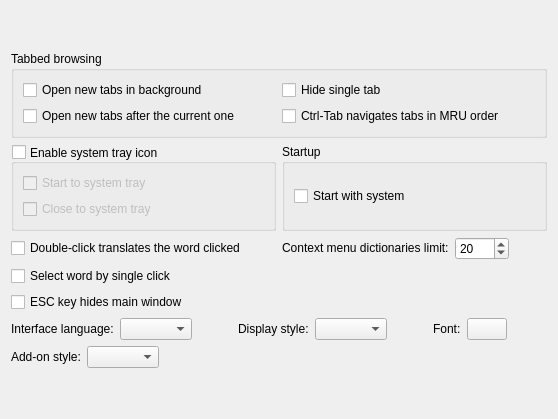
     <widget class="QWidget" name="tab">
      <attribute name="icon">
       <iconset resource="resources.qrc">
        <normaloff>:/icons/interface.png</normaloff>:/icons/interface.png</iconset>
      </attribute>
      <attribute name="title">
       <string>&amp;Interface</string>
      </attribute>
      <layout class="QGridLayout" name="gridLayout_2">
       <item row="2" column="1">
        <widget class="QGroupBox" name="groupBox_2">
         <property name="title">
          <string>Startup</string>
         </property>
         <layout class="QVBoxLayout" name="verticalLayout_2">
          <item>
           <widget class="QCheckBox" name="cbAutostart">
            <property name="toolTip">
             <string>Automatically starts GoldenDict after operation system bootup.</string>
            </property>
            <property name="text">
             <string>Start with system</string>
            </property>
           </widget>
          </item>
         </layout>
        </widget>
       </item>
       <item row="8" column="0" colspan="2">
        <layout class="QHBoxLayout" name="horizontalLayout_4">
         <item>
          <widget class="QLabel" name="addonStylesLabel">
           <property name="text">
            <string>Add-on style:</string>
           </property>
          </widget>
         </item>
         <item>
          <widget class="StylesComboBox" name="addonStyles"/>
         </item>
         <item>
          <spacer name="horizontalSpacer_6">
           <property name="orientation">
            <enum>Qt::Horizontal</enum>
           </property>
           <property name="sizeHint" stdset="0">
            <size>
             <width>40</width>
             <height>20</height>
            </size>
           </property>
          </spacer>
         </item>
        </layout>
       </item>
       <item row="2" column="0">
        <widget class="QGroupBox" name="enableTrayIcon">
         <property name="toolTip">
          <string>When enabled, an icon appears in the system tray area which can be used
to open main window and perform other tasks.</string>
         </property>
         <property name="title">
          <string>Enable system tray icon</string>
         </property>
         <property name="alignment">
          <set>Qt::AlignLeading|Qt::AlignLeft|Qt::AlignVCenter</set>
         </property>
         <property name="flat">
          <bool>false</bool>
         </property>
         <property name="checkable">
          <bool>true</bool>
         </property>
         <property name="checked">
          <bool>false</bool>
         </property>
         <layout class="QVBoxLayout" name="verticalLayout">
          <item>
           <widget class="QCheckBox" name="startToTray">
            <property name="toolTip">
             <string>With this on, the application starts directly to system tray without showing
its main window.</string>
            </property>
            <property name="text">
             <string>Start to system tray</string>
            </property>
           </widget>
          </item>
          <item>
           <widget class="QCheckBox" name="closeToTray">
            <property name="toolTip">
             <string>With this on, an attempt to close main window would hide it instead of closing
the application.</string>
            </property>
            <property name="text">
             <string>Close to system tray</string>
            </property>
           </widget>
          </item>
         </layout>
        </widget>
       </item>
       <item row="3" column="0">
        <widget class="QCheckBox" name="doubleClickTranslates">
         <property name="text">
          <string>Double-click translates the word clicked</string>
         </property>
        </widget>
       </item>
       <item row="5" column="0">
        <widget class="QCheckBox" name="escKeyHidesMainWindow">
         <property name="toolTip">
          <string>Normally, pressing ESC key moves focus to the translation line.
With this on however, it will hide the main window.</string>
         </property>
         <property name="text">
          <string>ESC key hides main window</string>
         </property>
        </widget>
       </item>
       <item row="4" column="0">
        <widget class="QCheckBox" name="selectBySingleClick">
         <property name="toolTip">
          <string>Turn this option on if you want to select words by single mouse click</string>
         </property>
         <property name="text">
          <string>Select word by single click</string>
         </property>
        </widget>
       </item>
       <item row="0" column="0" colspan="2">
        <spacer name="verticalSpacer_8">
         <property name="orientation">
          <enum>Qt::Vertical</enum>
         </property>
         <property name="sizeHint" stdset="0">
          <size>
           <width>20</width>
           <height>40</height>
          </size>
         </property>
        </spacer>
       </item>
       <item row="1" column="0" colspan="2">
        <widget class="QGroupBox" name="groupBox">
         <property name="title">
          <string>Tabbed browsing</string>
         </property>
         <layout class="QGridLayout" name="gridLayout_5">
          <item row="0" column="0">
           <widget class="QCheckBox" name="newTabsOpenInBackground">
            <property name="toolTip">
             <string>Normally, opening a new tab switches to it immediately.
With this on however, new tabs will be opened without
switching to them.</string>
            </property>
            <property name="text">
             <string>Open new tabs in background</string>
            </property>
           </widget>
          </item>
          <item row="1" column="0">
           <widget class="QCheckBox" name="newTabsOpenAfterCurrentOne">
            <property name="toolTip">
             <string>With this on, new tabs are opened just after the
current, active one. Otherwise they are added to
be the last ones.</string>
            </property>
            <property name="text">
             <string>Open new tabs after the current one</string>
            </property>
           </widget>
          </item>
          <item row="0" column="1">
           <widget class="QCheckBox" name="hideSingleTab">
            <property name="toolTip">
             <string>Select this option if you don't want to see the main tab bar when only a single tab is opened.</string>
            </property>
            <property name="text">
             <string>Hide single tab</string>
            </property>
           </widget>
          </item>
          <item row="1" column="1">
           <widget class="QCheckBox" name="mruTabOrder">
            <property name="text">
             <string>Ctrl-Tab navigates tabs in MRU order</string>
            </property>
           </widget>
          </item>
         </layout>
        </widget>
       </item>
       <item row="6" column="0" colspan="2">
        <layout class="QHBoxLayout" name="horizontalLayout_6">
         <item>
          <widget class="QLabel" name="label_6">
           <property name="text">
            <string>Interface language:</string>
           </property>
          </widget>
         </item>
         <item>
          <widget class="QComboBox" name="interfaceLanguage"/>
         </item>
         <item>
          <spacer name="horizontalSpacer_3">
           <property name="orientation">
            <enum>Qt::Horizontal</enum>
           </property>
           <property name="sizeType">
            <enum>QSizePolicy::Fixed</enum>
           </property>
           <property name="sizeHint" stdset="0">
            <size>
             <width>40</width>
             <height>20</height>
            </size>
           </property>
          </spacer>
         </item>
         <item>
          <widget class="QLabel" name="label_9">
           <property name="text">
            <string>Display style:</string>
           </property>
          </widget>
         </item>
         <item>
          <widget class="QComboBox" name="displayStyle"/>
         </item>
         <item>
          <spacer name="horizontalSpacer_12">
           <property name="orientation">
            <enum>Qt::Horizontal</enum>
           </property>
           <property name="sizeHint" stdset="0">
            <size>
             <width>40</width>
             <height>20</height>
            </size>
           </property>
          </spacer>
         </item>
         <item>
          <widget class="QLabel" name="label_16">
           <property name="text">
            <string>Font:</string>
           </property>
          </widget>
         </item>
         <item>
          <widget class="QPushButton" name="helpLanguage"/>
         </item>
         <item>
          <spacer name="horizontalSpacer_7">
           <property name="orientation">
            <enum>Qt::Horizontal</enum>
           </property>
           <property name="sizeHint" stdset="0">
            <size>
             <width>40</width>
             <height>20</height>
            </size>
           </property>
          </spacer>
         </item>
        </layout>
       </item>
       <item row="10" column="0" colspan="2">
        <spacer name="verticalSpacer">
         <property name="orientation">
          <enum>Qt::Vertical</enum>
         </property>
         <property name="sizeHint" stdset="0">
          <size>
           <width>20</width>
           <height>40</height>
          </size>
         </property>
        </spacer>
       </item>
       <item row="3" column="1">
        <layout class="QHBoxLayout" name="horizontalLayout_13">
         <item>
          <widget class="QLabel" name="maxDictsInContextMenuLabel">
           <property name="sizePolicy">
            <sizepolicy hsizetype="Preferred" vsizetype="Fixed">
             <horstretch>0</horstretch>
             <verstretch>0</verstretch>
            </sizepolicy>
           </property>
           <property name="toolTip">
            <string>Adjust this value to avoid huge context menus.</string>
           </property>
           <property name="text">
            <string>Context menu dictionaries limit:</string>
           </property>
          </widget>
         </item>
         <item>
          <widget class="QSpinBox" name="maxDictsInContextMenu">
           <property name="sizePolicy">
            <sizepolicy hsizetype="Fixed" vsizetype="Fixed">
             <horstretch>0</horstretch>
             <verstretch>0</verstretch>
            </sizepolicy>
           </property>
           <property name="maximum">
            <number>9999</number>
           </property>
           <property name="value">
            <number>20</number>
           </property>
          </widget>
         </item>
         <item>
          <widget class="QLabel" name="label_12">
           <property name="sizePolicy">
            <sizepolicy hsizetype="Preferred" vsizetype="Fixed">
             <horstretch>0</horstretch>
             <verstretch>0</verstretch>
            </sizepolicy>
           </property>
           <property name="text">
            <string/>
           </property>
          </widget>
         </item>
        </layout>
       </item>
      </layout>
     </widget>
